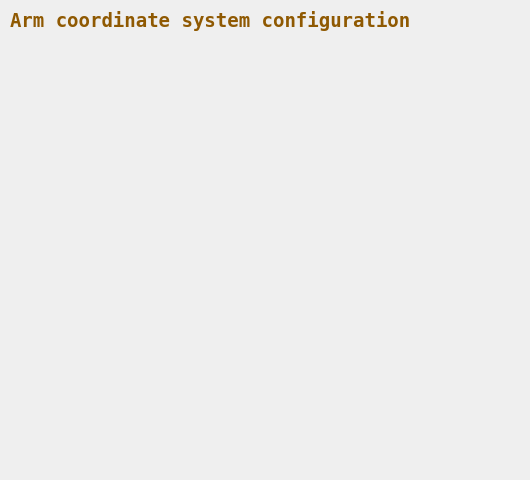
    <widget class="QWidget" name="tab_other">
     <attribute name="title">
      <string>Other</string>
     </attribute>
     <widget class="QLabel" name="label_arm_picture">
      <property name="geometry">
       <rect>
        <x>20</x>
        <y>80</y>
        <width>151</width>
        <height>141</height>
       </rect>
      </property>
      <property name="text">
       <string/>
      </property>
      <property name="pixmap">
       <pixmap>../picture/teco_arm.png</pixmap>
      </property>
      <property name="scaledContents">
       <bool>true</bool>
      </property>
     </widget>
     <widget class="QLabel" name="label_Coordinate_configuration">
      <property name="geometry">
       <rect>
        <x>190</x>
        <y>40</y>
        <width>331</width>
        <height>431</height>
       </rect>
      </property>
      <property name="text">
       <string/>
      </property>
      <property name="pixmap">
       <pixmap>../picture/Coordinate_system_configuration_2.jpg</pixmap>
      </property>
      <property name="scaledContents">
       <bool>true</bool>
      </property>
     </widget>
     <widget class="QLabel" name="label_other_armshow">
      <property name="geometry">
       <rect>
        <x>10</x>
        <y>0</y>
        <width>411</width>
        <height>41</height>
       </rect>
      </property>
      <property name="palette">
       <palette>
        <active>
         <colorrole role="WindowText">
          <brush brushstyle="SolidPattern">
           <color alpha="255">
            <red>143</red>
            <green>89</green>
            <blue>2</blue>
           </color>
          </brush>
         </colorrole>
         <colorrole role="Text">
          <brush brushstyle="SolidPattern">
           <color alpha="255">
            <red>143</red>
            <green>89</green>
            <blue>2</blue>
           </color>
          </brush>
         </colorrole>
         <colorrole role="ButtonText">
          <brush brushstyle="SolidPattern">
           <color alpha="255">
            <red>143</red>
            <green>89</green>
            <blue>2</blue>
           </color>
          </brush>
         </colorrole>
        </active>
        <inactive>
         <colorrole role="WindowText">
          <brush brushstyle="SolidPattern">
           <color alpha="255">
            <red>143</red>
            <green>89</green>
            <blue>2</blue>
           </color>
          </brush>
         </colorrole>
         <colorrole role="Text">
          <brush brushstyle="SolidPattern">
           <color alpha="255">
            <red>143</red>
            <green>89</green>
            <blue>2</blue>
           </color>
          </brush>
         </colorrole>
         <colorrole role="ButtonText">
          <brush brushstyle="SolidPattern">
           <color alpha="255">
            <red>143</red>
            <green>89</green>
            <blue>2</blue>
           </color>
          </brush>
         </colorrole>
        </inactive>
        <disabled>
         <colorrole role="WindowText">
          <brush brushstyle="SolidPattern">
           <color alpha="255">
            <red>190</red>
            <green>190</green>
            <blue>190</blue>
           </color>
          </brush>
         </colorrole>
         <colorrole role="Text">
          <brush brushstyle="SolidPattern">
           <color alpha="255">
            <red>190</red>
            <green>190</green>
            <blue>190</blue>
           </color>
          </brush>
         </colorrole>
         <colorrole role="ButtonText">
          <brush brushstyle="SolidPattern">
           <color alpha="255">
            <red>190</red>
            <green>190</green>
            <blue>190</blue>
           </color>
          </brush>
         </colorrole>
        </disabled>
       </palette>
      </property>
      <property name="font">
       <font>
        <family>DejaVu Sans Mono</family>
        <pointsize>14</pointsize>
        <weight>75</weight>
        <bold>true</bold>
       </font>
      </property>
      <property name="text">
       <string>Arm coordinate system configuration</string>
      </property>
     </widget>
     <widget class="QLabel" name="label_arm_gif">
      <property name="geometry">
       <rect>
        <x>30</x>
        <y>280</y>
        <width>151</width>
        <height>141</height>
       </rect>
      </property>
      <property name="text">
       <string/>
      </property>
      <property name="pixmap">
       <pixmap>src/modbus/modbus/picture/teco_arm.png</pixmap>
      </property>
      <property name="scaledContents">
       <bool>true</bool>
      </property>
     </widget>
    </widget>
